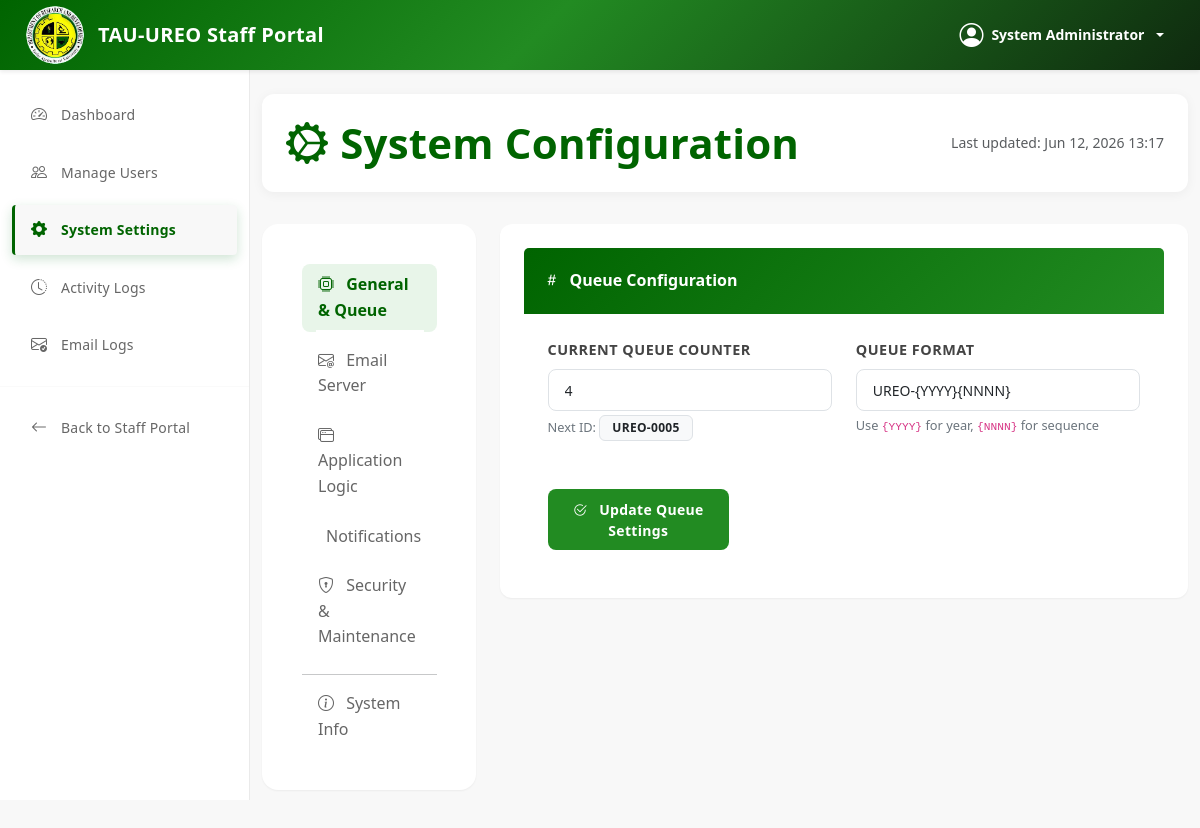
The page /admin/system-settings.php (signed in) on the database its author committed.
### tables this page shows
CREATE TABLE `system_settings` (
  `setting_id` int NOT NULL AUTO_INCREMENT,
  `setting_key` varchar(100) NOT NULL,
  `setting_value` text,
  `description` text,
  `last_updated` timestamp NULL DEFAULT CURRENT_TIMESTAMP ON UPDATE CURRENT_TIMESTAMP,
  PRIMARY KEY (`setting_id`),
  UNIQUE KEY `setting_key` (`setting_key`)
);

### admin/system-settings.php (the view, shortened to what this page needs)
<?php
$conn = getDBConnection();
$settings_result = $conn->query("SELECT * FROM system_settings ORDER BY setting_key");
$settings = [];
while ($row = $settings_result->fetch_assoc()) {
    $settings[$row['setting_key']] = $row;
}
include '../includes/auth_header.php';
?>
<div class="container-fluid py-4">
    <div class="settings-header">
        <h2 class="settings-title">
            <i class="bi bi-gear-wide-connected"></i> System Configuration
        </h2>
        <div class="d-none d-md-block">
            <span class="text-muted small">Last updated: <?php echo date('M d, Y H:i'); ?></span>
        </div>
    </div>
    <div class="row">
        <div class="col-lg-3 mb-4">
            <div class="card border-0 shadow-sm rounded-4">
                <div class="card-body p-3">
                    <div class="nav flex-column nav-pills nav-pills-custom" id="settingsTabs" role="tablist">
                        <button class="nav-link active text-start mb-2" data-bs-toggle="pill" data-bs-target="#tab-general" type="button">
                            <i class="bi bi-cpu me-2"></i> General & Queue
                        </button>
                        <button class="nav-link text-start mb-2" data-bs-toggle="pill" data-bs-target="#tab-email" type="button">
                            <i class="bi bi-envelope-at me-2"></i> Email Server
                        </button>
                        <button class="nav-link text-start mb-2" data-bs-toggle="pill" data-bs-target="#tab-app" type="button">
                            <i class="bi bi-window-stack me-2"></i> Application Logic
                        </button>
                        <button class="nav-link text-start mb-2" data-bs-toggle="pill" data-bs-target="#tab-notifications" type="button">
                            <i class="bi bi-bell-badge me-2"></i> Notifications
                        </button>
                        <button class="nav-link text-start mb-2" data-bs-toggle="pill" data-bs-target="#tab-maintenance" type="button">
                            <i class="bi bi-shield-lock me-2"></i> Security & Maintenance
                        </button>
                        <hr class="my-2">
                        <button class="nav-link text-start" data-bs-toggle="pill" data-bs-target="#tab-info" type="button">
                            <i class="bi bi-info-circle me-2"></i> System Info
                        </button>
                    </div>
                </div>
            </div>
        </div>
        <div class="col-lg-9">
            <div class="tab-content" id="settingsTabsContent">
                <div class="tab-pane fade show active" id="tab-general">
                    <div class="row g-4">
                        <div class="col-12">
                            <div class="card settings-card shadow-sm">
                                <div class="card-header">
                                    <i class="bi bi-hash"></i> Queue Configuration
                                </div>
                                <div class="card-body">
                                    <form id="queueForm">
                                        <div class="row">
                                            <div class="col-md-6 mb-3">
                                                <label class="form-label">Current Queue Counter</label>
                                                <input type="number" name="queue_counter" class="form-control"
                                                       value="<?php echo $settings['queue_counter']['setting_value'] ?? 0; ?>" required>
                                                <div class="hint-text">Next ID: <span class="badge bg-light text-dark border">UREO-<?php echo str_pad(($settings['queue_counter']['setting_value'] ?? 0) + 1, 4, '0', STR_PAD_LEFT); ?></span></div>
                                            </div>
                                            <div class="col-md-6 mb-3">
                                                <label class="form-label">Queue Format</label>
                                                <input type="text" name="queue_format" class="form-control"
                                                       value="<?php echo $settings['queue_format']['setting_value'] ?? 'UREO-{YYYY}{NNNN}'; ?>" required>
                                                <div class="hint-text">Use <code>{YYYY}</code> for year, <code>{NNNN}</code> for sequence</div>
                                            </div>
                                        </div>
                                        <div class="row mt-3">
                                            <div class="col-md-4">
                                                <button type="submit" class="btn btn-success btn-save">
                                                    <i class="bi bi-check2-circle me-2"></i> Update Queue Settings
                                                </button>
                                            </div>
                                        </div>
                                    </form>
                                </div>
                            </div>
                        </div>
                    </div>
                </div>
            </div>
        </div>
    </div>
</div>
<div class="toast-container position-fixed bottom-0 end-0 p-3">
</div>
<?php include '../includes/auth_footer.php'; ?>

### includes/auth_header.php (style rules this page uses)
body { background: #F8F8F8; margin: 0; padding: 0; }

### admin/system-settings.php (style rules this page uses)
:root { --tau-green-dark: #006400; --tau-green-primary: #228B22; --tau-green-light: #e8f5e9; --tau-accent: #ffd700; }
.settings-header { background: white; padding: 1.5rem; border-radius: 12px; box-shadow: 0 2px 12px rgba(0,0,0,0.05); margin-bottom: 2rem; display: flex; align-items: center; justify-content: space-between; }
.settings-title { color: var(--tau-green-dark); font-weight: 700; margin-bottom: 0; display: flex; align-items: center; gap: 12px; }
.settings-card { border: none; border-radius: 12px; overflow: hidden; transition: transform 0.2s ease, box-shadow 0.2s ease; height: 100%; background: white; }
.settings-card .card-header { background: linear-gradient(135deg, var(--tau-green-dark), var(--tau-green-primary)); color: white; border: none; padding: 1.25rem; font-weight: 600; display: flex; align-items: center; gap: 10px; }
.settings-card .card-body { padding: 1.5rem; }
.form-label { font-weight: 600; color: #444; font-size: 0.9rem; margin-bottom: 0.5rem; }
.form-control, .form-select { border-radius: 8px; padding: 0.6rem 1rem; border: 1px solid #dee2e6; transition: all 0.2s; }
.btn-save { background-color: var(--tau-green-primary); border: none; padding: 0.6rem 1.5rem; border-radius: 8px; font-weight: 600; transition: all 0.2s; width: 100%; margin-top: 1rem; }
.nav-pills-custom .nav-link { color: #666; font-weight: 500; padding: 0.8rem 1.2rem; border-radius: 8px; transition: all 0.2s; }
.nav-pills-custom .nav-link.active { background-color: var(--tau-green-light); color: var(--tau-green-dark); font-weight: 600; }
.hint-text { font-size: 0.8rem; color: #6c757d; margin-top: 0.25rem; }
.tab-pane { animation: fadeIn 0.3s ease-in-out; }

### rows shown on the page
system_settings: queue_counter "4", setting_value "0005"
system_settings: queue_format "UREO-{YYYY}{NNNN}"

### other values the page prints
$_SESSION['full_name'] "System Administrator"
